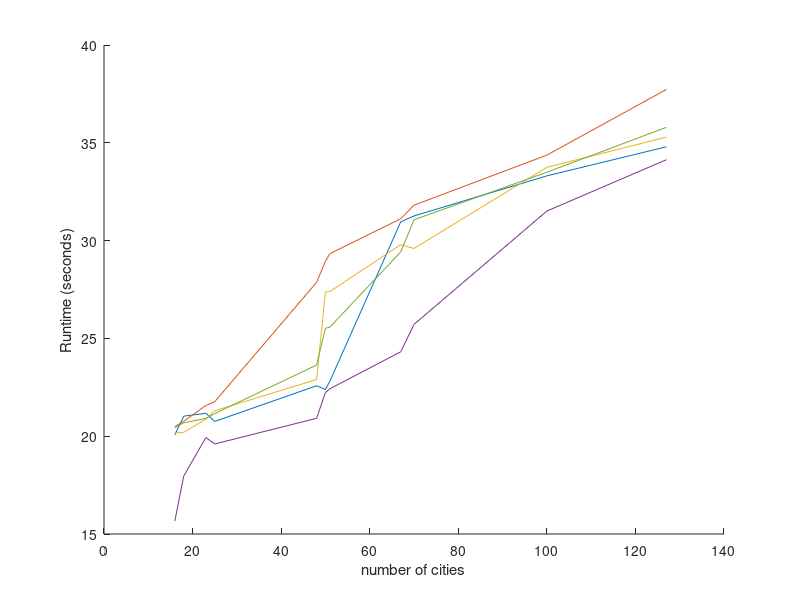

Source code (MATLAB):
size_dataset = [16 18 23 25 48 50 51 67 70 100 127]
Heuristic_RW = [15.6682 17.9620 19.9322 19.6030 20.9152 22.2340 22.4230 24.3151 25.7166 31.5103 34.1363]
Heuristic_Tournament = [20.4378 20.6876 20.9086 21.1584 23.6361 25.5176 25.5749 29.4216 31.0644 33.4962 35.7917]
Heuristic_sus = [20.1612 20.1992 20.8698 21.3004 22.8975 27.3692 27.3959 29.7921 29.5982 33.7457 35.2909]
ordered_crossover = [20.4934 20.7616 21.5710 21.7619 27.8655 28.9444 29.3323 31.1167 31.8106 34.3704 37.7270]
base_case = [20.0707 21.0247 21.1739 20.7543 22.5772 22.3878 22.8076 30.9571 31.2609 33.3108 34.7955]

figure;
hold on
plot(size_dataset,base_case)
plot(size_dataset,ordered_crossover)
plot(size_dataset,Heuristic_sus)
plot(size_dataset,Heuristic_RW)
plot(size_dataset,Heuristic_Tournament)
xlabel("number of cities")
ylabel("Runtime (seconds)")
